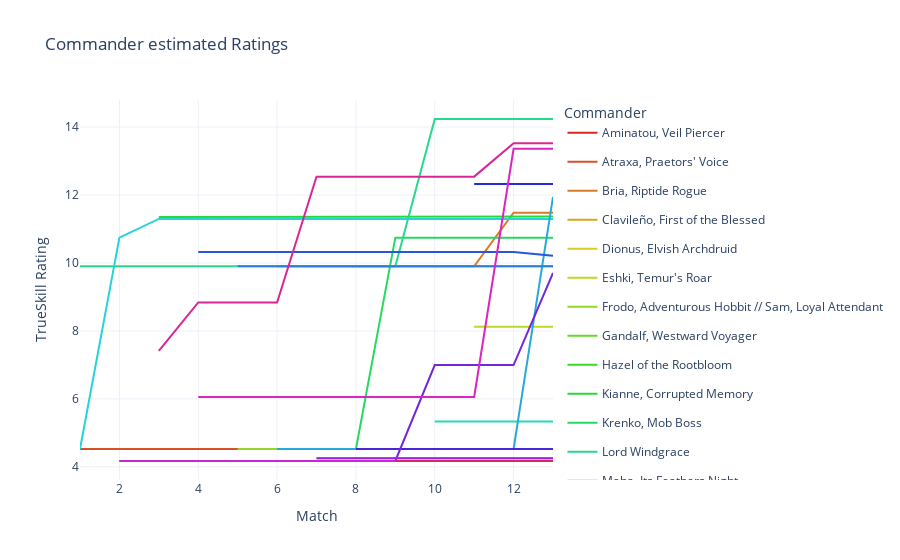

The notebook cell saved with this chart:
### Code cell
k = 3

commanders_vis["estimated skill"] = commanders_vis["TrueSkill Rating"] - 3 * commanders_vis["TrueSkill StDev"]

fig = go.Figure()

base_colors = generate_color_palette(len(commanders), alpha=1.0)

# Get distinct colors for each commander using Plotly's qualitative color palette
color_map_line = dict(zip(commanders, base_colors))

for commander in commanders:
    data = commanders_vis[commanders_vis['Commander'] == commander].copy()
    data = data.sort_values('Match')

    color_line = color_map_line[commander]

    # Line trace
    fig.add_trace(go.Scatter(
        x=data['Match'], y=data['estimated skill'],
        mode='lines',
        name=commander,
        legendgroup=commander,
        line=dict(width=2, color=color_line),
        hoverinfo='x+y+name'
    ))

fig.update_layout(
    title='Commander estimated Ratings ',
    xaxis_title='Match',
    yaxis_title='TrueSkill Rating',
    template='plotly_white',
    legend_title='Commander',
    hovermode='x unified'
)

fig.show()

### Figure 1 — Plotly figure (JSON) as saved in the notebook; plotly's stock layout.template omitted (floating-point values rounded to 4 significant figures)
{"data": [{"hoverinfo": "x+y+name", "legendgroup": "Aminatou, Veil Piercer", "line": {"color": "hsla(0, 70%, 50%, 1.0)", "width": 2}, "mode": "lines", "name": "Aminatou, Veil Piercer", "type": "scatter", "x": [5, 6, 7, 8, 9, 10, 11, 12, 13], "y": [4.527, 4.527, 4.527, 4.527, 4.527, 4.527, 4.527, 4.527, 4.527]}, {"hoverinfo": "x+y+name", "legendgroup": "Atraxa, Praetors' Voice", "line": {"color": "hsla(14, 70%, 50%, 1.0)", "width": 2}, "mode": "lines", "name": "Atraxa, Praetors' Voice", "type": "scatter", "x": [1, 2, 3, 4, 5, 6, 7, 8, 9, 10, 11, 12, 13], "y": [4.526, 4.526, 4.526, 4.526, 4.526, 4.526, 4.526, 4.526, 4.526, 4.526, 4.526, 4.526, 4.526]}, {"hoverinfo": "x+y+name", "legendgroup": "Bria, Riptide Rogue", "line": {"color": "hsla(28, 70%, 50%, 1.0)", "width": 2}, "mode": "lines", "name": "Bria, Riptide Rogue", "type": "scatter", "x": [6, 7, 8, 9, 10, 11, 12, 13], "y": [9.904, 9.904, 9.904, 9.904, 9.904, 9.904, 11.48, 11.48]}, {"hoverinfo": "x+y+name", "legendgroup": "Clavileño, First of the Blessed", "line": {"color": "hsla(42, 70%, 50%, 1.0)", "width": 2}, "mode": "lines", "name": "Clavileño, First of the Blessed", "type": "scatter", "x": [8, 9, 10, 11, 12, 13], "y": [4.527, 4.527, 4.527, 4.527, 4.527, 4.527]}, {"hoverinfo": "x+y+name", "legendgroup": "Dionus, Elvish Archdruid", "line": {"color": "hsla(56, 70%, 50%, 1.0)", "width": 2}, "mode": "lines", "name": "Dionus, Elvish Archdruid", "type": "scatter", "x": [9, 10, 11, 12, 13], "y": [4.172, 4.172, 4.172, 4.172, 4.172]}, {"hoverinfo": "x+y+name", "legendgroup": "Eshki, Temur's Roar", "line": {"color": "hsla(70, 70%, 50%, 1.0)", "width": 2}, "mode": "lines", "name": "Eshki, Temur's Roar", "type": "scatter", "x": [11, 12, 13], "y": [8.124, 8.124, 8.124]}, {"hoverinfo": "x+y+name", "legendgroup": "Frodo, Adventurous Hobbit // Sam, Loyal Attendant", "line": {"color": "hsla(84, 70%, 50%, 1.0)", "width": 2}, "mode": "lines", "name": "Frodo, Adventurous Hobbit // Sam, Loyal Attendant", "type": "scatter", "x": [5, 6, 7, 8, 9, 10, 11, 12, 13], "y": [4.526, 4.526, 4.526, 4.526, 4.526, 4.526, 4.526, 4.526, 4.526]}, {"hoverinfo": "x+y+name", "legendgroup": "Gandalf, Westward Voyager", "line": {"color": "hsla(98, 70%, 50%, 1.0)", "width": 2}, "mode": "lines", "name": "Gandalf, Westward Voyager", "type": "scatter", "x": [8, 9, 10, 11, 12, 13], "y": [9.904, 9.904, 9.904, 9.904, 9.904, 9.904]}, {"hoverinfo": "x+y+name", "legendgroup": "Hazel of the Rootbloom", "line": {"color": "hsla(112, 70%, 50%, 1.0)", "width": 2}, "mode": "lines", "name": "Hazel of the Rootbloom", "type": "scatter", "x": [7, 8, 9, 10, 11, 12, 13], "y": [4.251, 4.251, 4.251, 4.251, 4.251, 4.251, 4.251]}, {"hoverinfo": "x+y+name", "legendgroup": "Kianne, Corrupted Memory", "line": {"color": "hsla(126, 70%, 50%, 1.0)", "width": 2}, "mode": "lines", "name": "Kianne, Corrupted Memory", "type": "scatter", "x": [3, 4, 5, 6, 7, 8, 9, 10, 11, 12, 13], "y": [11.36, 11.36, 11.36, 11.36, 11.36, 11.36, 11.36, 11.36, 11.37, 11.37, 11.37]}, {"hoverinfo": "x+y+name", "legendgroup": "Krenko, Mob Boss", "line": {"color": "hsla(140, 70%, 50%, 1.0)", "width": 2}, "mode": "lines", "name": "Krenko, Mob Boss", "type": "scatter", "x": [6, 7, 8, 9, 10, 11, 12, 13], "y": [4.527, 4.527, 4.527, 10.75, 10.75, 10.75, 10.75, 10.75]}, {"hoverinfo": "x+y+name", "legendgroup": "Lord Windgrace", "line": {"color": "hsla(154, 70%, 50%, 1.0)", "width": 2}, "mode": "lines", "name": "Lord Windgrace", "type": "scatter", "x": [1, 2, 3, 4, 5, 6, 7, 8, 9, 10, 11, 12, 13], "y": [9.904, 9.904, 9.904, 9.904, 9.904, 9.904, 9.904, 9.904, 9.904, 14.24, 14.24, 14.24, 14.24]}, {"hoverinfo": "x+y+name", "legendgroup": "Maha, Its Feathers Night", "line": {"color": "hsla(168, 70%, 50%, 1.0)", "width": 2}, "mode": "lines", "name": "Maha, Its Feathers Night", "type": "scatter", "x": [10, 11, 12, 13], "y": [5.331, 5.331, 5.331, 5.331]}, {"hoverinfo": "x+y+name", "legendgroup": "Nekusar, the Mindrazer", "line": {"color": "hsla(182, 70%, 50%, 1.0)", "width": 2}, "mode": "lines", "name": "Nekusar, the Mindrazer", "type": "scatter", "x": [1, 2, 3, 4, 5, 6, 7, 8, 9, 10, 11, 12, 13], "y": [4.527, 10.75, 11.29, 11.29, 11.29, 11.29, 11.29, 11.29, 11.29, 11.29, 11.29, 11.29, 11.29]}, {"hoverinfo": "x+y+name", "legendgroup": "Ojer Axonil, Deepest Might", "line": {"color": "hsla(196, 70%, 50%, 1.0)", "width": 2}, "mode": "lines", "name": "Ojer Axonil, Deepest Might", "type": "scatter", "x": [6, 7, 8, 9, 10, 11, 12, 13], "y": [4.526, 4.526, 4.526, 4.526, 4.526, 4.526, 4.526, 11.94]}, {"hoverinfo": "x+y+name", "legendgroup": "Omo, Queen of Vesuva", "line": {"color": "hsla(210, 70%, 50%, 1.0)", "width": 2}, "mode": "lines", "name": "Omo, Queen of Vesuva", "type": "scatter", "x": [5, 6, 7, 8, 9, 10, 11, 12, 13], "y": [9.904, 9.904, 9.904, 9.904, 9.904, 9.904, 9.904, 9.904, 9.904]}, {"hoverinfo": "x+y+name", "legendgroup": "Rakdos, Lord of Riots", "line": {"color": "hsla(224, 70%, 50%, 1.0)", "width": 2}, "mode": "lines", "name": "Rakdos, Lord of Riots", "type": "scatter", "x": [4, 5, 6, 7, 8, 9, 10, 11, 12, 13], "y": [10.32, 10.32, 10.32, 10.32, 10.32, 10.32, 10.32, 10.32, 10.32, 10.21]}, {"hoverinfo": "x+y+name", "legendgroup": "Saruman, the White Hand", "line": {"color": "hsla(238, 70%, 50%, 1.0)", "width": 2}, "mode": "lines", "name": "Saruman, the White Hand", "type": "scatter", "x": [11, 12, 13], "y": [12.32, 12.32, 12.32]}, {"hoverinfo": "x+y+name", "legendgroup": "Temmet, Naktamun's Will", "line": {"color": "hsla(252, 70%, 50%, 1.0)", "width": 2}, "mode": "lines", "name": "Temmet, Naktamun's Will", "type": "scatter", "x": [8, 9, 10, 11, 12, 13], "y": [4.526, 4.526, 4.526, 4.526, 4.526, 4.526]}, {"hoverinfo": "x+y+name", "legendgroup": "The Jolly Balloon Man", "line": {"color": "hsla(266, 70%, 50%, 1.0)", "width": 2}, "mode": "lines", "name": "The Jolly Balloon Man", "type": "scatter", "x": [2, 3, 4, 5, 6, 7, 8, 9, 10, 11, 12, 13], "y": [4.174, 4.174, 4.174, 4.174, 4.174, 4.174, 4.174, 4.174, 6.995, 6.995, 6.995, 9.708]}, {"hoverinfo": "x+y+name", "legendgroup": "Tom Bobadil", "line": {"color": "hsla(280, 70%, 50%, 1.0)", "width": 2}, "mode": "lines", "name": "Tom Bobadil", "type": "scatter", "x": [7, 8, 9, 10, 11, 12, 13], "y": [4.255, 4.255, 4.255, 4.255, 4.255, 4.255, 4.255]}, {"hoverinfo": "x+y+name", "legendgroup": "Umbris, Fear Manifest", "line": {"color": "hsla(294, 70%, 50%, 1.0)", "width": 2}, "mode": "lines", "name": "Umbris, Fear Manifest", "type": "scatter", "x": [2, 3, 4, 5, 6, 7, 8, 9, 10, 11, 12, 13], "y": [4.172, 4.172, 4.172, 4.172, 4.172, 4.172, 4.172, 4.172, 4.172, 4.172, 4.172, 4.172]}, {"hoverinfo": "x+y+name", "legendgroup": "Valgavoth, Harrower of Souls", "line": {"color": "hsla(308, 70%, 50%, 1.0)", "width": 2}, "mode": "lines", "name": "Valgavoth, Harrower of Souls", "type": "scatter", "x": [4, 5, 6, 7, 8, 9, 10, 11, 12, 13], "y": [6.057, 6.057, 6.057, 6.057, 6.057, 6.057, 6.057, 6.057, 13.36, 13.36]}, {"hoverinfo": "x+y+name", "legendgroup": "Vnwxt, Verbose Host", "line": {"color": "hsla(322, 70%, 50%, 1.0)", "width": 2}, "mode": "lines", "name": "Vnwxt, Verbose Host", "type": "scatter", "x": [3, 4, 5, 6, 7, 8, 9, 10, 11, 12, 13], "y": [7.413, 8.837, 8.837, 8.837, 12.54, 12.54, 12.54, 12.54, 12.54, 13.52, 13.52]}, {"hoverinfo": "x+y+name", "legendgroup": "Zedruu the Greathearted", "line": {"color": "hsla(336, 70%, 50%, 1.0)", "width": 2}, "mode": "lines", "name": "Zedruu the Greathearted", "type": "scatter", "x": [9, 10, 11, 12, 13], "y": [4.174, 4.174, 4.174, 4.174, 4.174]}], "layout": {"hovermode": "x unified", "legend": {"title": {"text": "Commander"}}, "title": {"text": "Commander estimated Ratings "}, "xaxis": {"title": {"text": "Match"}}, "yaxis": {"title": {"text": "TrueSkill Rating"}}}}
